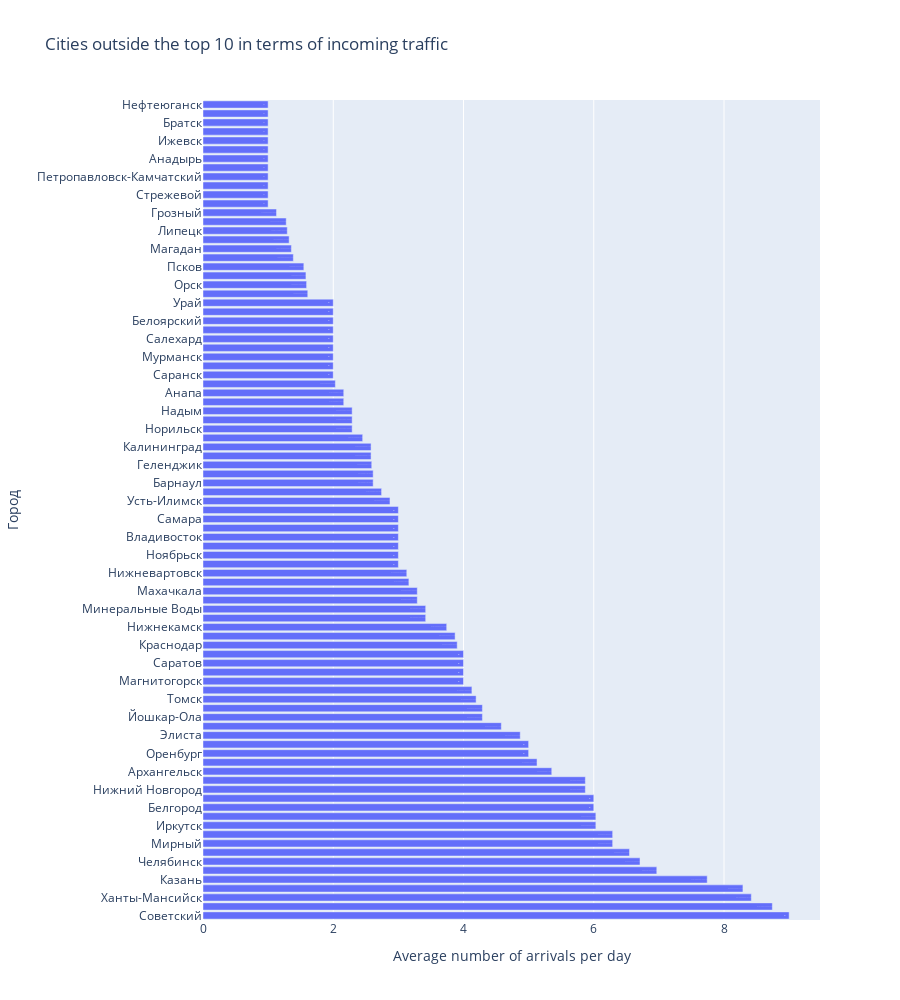

Notebook source saved alongside this figure:
### Code cell
# Analysis by cities outside the top 10
other_city_sort = other_city.sort_values(by='average_flights', ascending=False)
fig = px.bar(other_city_sort,
            y='city',
            x='average_flights',
            title='Cities outside the top 10 in terms of incoming traffic',
            text='average_flights',
            orientation='h',
            height = 1000,
            labels={'average_flights' : 'Average number of arrivals per day', 'city' : 'Город'})

fig.show()

### Figure 1 — Plotly figure (JSON) as saved in the notebook; plotly's stock layout.template omitted (floating-point values rounded to 4 significant figures)
{"data": [{"alignmentgroup": "True", "hovertemplate": "Average number of arrivals per day=%{text}<br>Город=%{y}<extra></extra>", "legendgroup": "", "marker": {"color": "#636efa", "pattern": {"shape": ""}}, "name": "", "offsetgroup": "", "orientation": "h", "showlegend": false, "text": [9, 8.742, 8.419, 8.29, 7.742, 6.968, 6.71, 6.548, 6.29, 6.29, 6.032, 6.032, 6, 6, 5.871, 5.871, 5.355, 5.129, 5, 5, 4.871, 4.581, 4.29, 4.29, 4.194, 4.129, 4, 4, 4, 4, 3.903, 3.871, 3.742, 3.419, 3.419, 3.29, 3.29, 3.161, 3.129, 3, 3, 3, 3, 3, 3, 3, 2.871, 2.742, 2.613, 2.613, 2.591, 2.581, 2.581, 2.452, 2.29, 2.29, 2.29, 2.161, 2.161, 2.032, 2, 2, 2, 2, 2, 2, 2, 2, 2, 1.609, 1.591, 1.581, 1.548, 1.387, 1.357, 1.323, 1.294, 1.278, 1.129, 1, 1, 1, 1, 1, 1, 1, 1, 1, 1, 1, 1], "textposition": "auto", "type": "bar", "x": [9, 8.742, 8.419, 8.29, 7.742, 6.968, 6.71, 6.548, 6.29, 6.29, 6.032, 6.032, 6, 6, 5.871, 5.871, 5.355, 5.129, 5, 5, 4.871, 4.581, 4.29, 4.29, 4.194, 4.129, 4, 4, 4, 4, 3.903, 3.871, 3.742, 3.419, 3.419, 3.29, 3.29, 3.161, 3.129, 3, 3, 3, 3, 3, 3, 3, 2.871, 2.742, 2.613, 2.613, 2.591, 2.581, 2.581, 2.452, 2.29, 2.29, 2.29, 2.161, 2.161, 2.032, 2, 2, 2, 2, 2, 2, 2, 2, 2, 1.609, 1.591, 1.581, 1.548, 1.387, 1.357, 1.323, 1.294, 1.278, 1.129, 1, 1, 1, 1, 1, 1, 1, 1, 1, 1, 1, 1], "xaxis": "x", "y": ["Советский", "Сургут", "Ханты-Мансийск", "Новый Уренгой", "Казань", "Тюмень", "Челябинск", "Хабаровск", "Мирный", "Уфа", "Иркутск", "Новокузнецк", "Белгород", "Киров", "Нижний Новгород", "Петрозаводск", "Архангельск", "Волгоград", "Оренбург", "Чебоксары", "Элиста", "Воркута", "Йошкар-Ола", "Южно-Сахалинск", "Томск", "Сыктывкар", "Магнитогорск", "Пенза", "Саратов", "Тамбов", "Краснодар", "Абакан", "Нижнекамск", "Курган", "Минеральные Воды", "Омск", "Махачкала", "Когалым", "Нижневартовск", "Ухта", "Ноябрьск", "Бугульма", "Владивосток", "Нальчик", "Самара", "Удачный", "Усть-Илимск", "Якутск", "Барнаул", "Нарьян-Мар", "Геленджик", "Нерюнгри", "Калининград", "Астрахань", "Норильск", "Курск", "Надым", "Череповец", "Анапа", "Калуга", "Саранск", "Ставрополь", "Мурманск", "Воронеж", "Салехард", "Владикавказ", "Белоярский", "Кемерово", "Урай", "Улан-Удэ", "Орск", "Чита", "Псков", "Горно-Алтайск", "Магадан", "Ярославль", "Липецк", "Кызыл", "Грозный", "Усинск", "Стрежевой", "Усть-Кут", "Петропавловск-Камчатский", "Нягань", "Анадырь", "Комсомольск-на-Амуре", "Ижевск", "Иваново", "Братск", "Благовещенск", "Нефтеюганск"], "yaxis": "y"}], "layout": {"barmode": "relative", "height": 1000, "legend": {"tracegroupgap": 0}, "title": {"text": "Cities outside the top 10 in terms of incoming traffic"}, "xaxis": {"anchor": "y", "domain": [0, 1], "title": {"text": "Average number of arrivals per day"}}, "yaxis": {"anchor": "x", "domain": [0, 1], "title": {"text": "Город"}}}}
